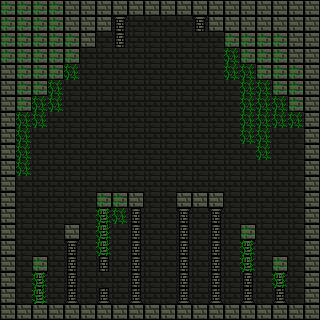

This is a level from a 2D game, rendered from its Tiled map with the project's own tilesets. A one-line summary and the complete map file follow:
An orthogonal 20x20 tile map with 16x16 px tiles, 3 tile layers (MainLayer, DecorationLayer, DecorationOverlay) and 2 objects (2x class).

<map version="1.0" orientation="orthogonal" width="20" height="20" tilewidth="16" tileheight="16">
 <tileset firstgid="1" name="default" tilewidth="16" tileheight="16">
  <image source="tileset.png" width="128" height="16" />
  <tile id="3">
   <properties>
    <property name="path" value="assets/demo/tileset.png" />
   </properties>
  </tile>
 </tileset>
 <layer name="MainLayer" width="20" height="20">
  <data encoding="csv">
8,8,8,8,7,7,7,7,7,7,7,7,7,7,7,7,7,7,7,7,
8,8,8,8,7,7,7,6,6,6,6,6,6,7,7,7,7,7,7,7,
8,8,8,8,8,7,6,6,6,6,6,6,6,6,8,8,8,8,7,7,
8,8,8,8,8,6,6,6,6,6,6,6,6,6,6,8,8,8,7,7,
7,8,8,8,6,6,6,6,6,6,6,6,6,6,6,6,8,8,8,7,
7,8,8,6,6,6,6,6,6,6,6,6,6,6,6,6,6,8,8,7,
7,8,6,6,6,6,6,6,6,6,6,6,6,6,6,6,6,6,8,7,
7,6,6,6,6,6,6,6,6,6,6,6,6,6,6,6,6,6,6,7,
7,6,6,6,6,6,6,6,6,6,6,6,6,6,6,6,6,6,6,7,
7,6,6,6,6,6,6,6,6,6,6,6,6,6,6,6,6,6,6,7,
7,6,6,6,6,6,6,6,6,6,6,6,6,6,6,6,6,6,6,7,
7,6,6,6,6,6,6,6,6,6,6,6,6,6,6,6,6,6,6,7,
7,6,6,6,6,6,8,8,7,6,6,7,7,7,6,6,6,6,6,7,
7,6,6,6,6,6,6,6,6,6,6,6,6,6,6,6,6,6,6,7,
7,6,6,6,7,6,6,6,6,6,6,6,6,6,6,8,6,6,6,7,
7,6,6,6,6,6,6,6,6,6,6,6,6,6,6,6,6,6,6,7,
7,6,8,6,6,6,6,6,6,6,6,6,6,6,6,6,6,8,6,7,
7,6,6,6,6,6,6,6,6,6,6,6,6,6,6,6,6,6,6,7,
7,6,6,6,6,6,6,6,6,6,6,6,6,6,6,6,6,6,6,7,
7,7,7,7,7,7,7,7,7,7,7,7,7,7,7,7,7,7,7,7
</data>
 </layer>
 <layer name="DecorationLayer" width="20" height="20">
  <properties>
   <property name="solid" value="0" />
  </properties>
  <data encoding="csv">
1,1,1,1,1,1,1,1,1,1,1,1,1,1,1,1,1,1,1,1,
1,1,1,1,1,1,1,4,1,1,1,1,4,1,1,1,1,1,1,1,
1,1,1,1,1,1,1,3,1,1,1,1,1,1,1,1,1,1,1,1,
1,1,1,1,1,1,1,1,1,1,1,1,1,1,1,1,1,1,1,1,
1,1,1,1,1,1,1,1,1,1,1,1,1,1,1,1,1,1,1,1,
1,1,1,1,1,1,1,1,1,1,1,1,1,1,1,1,1,1,1,1,
1,1,1,1,1,1,1,1,1,1,1,1,1,1,1,1,1,1,1,1,
1,1,1,1,1,1,1,1,1,1,1,1,1,1,1,1,1,1,1,1,
1,1,1,1,1,1,1,1,1,1,1,1,1,1,1,1,1,1,1,1,
1,1,1,1,1,1,1,1,1,1,1,1,1,1,1,1,1,1,1,1,
1,1,1,1,1,1,1,1,1,1,1,1,1,1,1,1,1,1,1,1,
1,1,1,1,1,1,1,1,1,1,1,1,1,1,1,1,1,1,1,1,
1,1,1,1,1,1,1,1,1,1,1,1,1,1,1,1,1,1,1,1,
1,1,1,1,1,1,4,1,3,1,1,4,1,4,1,1,1,1,1,1,
1,1,1,1,1,1,3,1,3,1,1,3,1,3,1,1,1,1,1,1,
1,1,1,1,4,1,3,1,3,1,1,3,1,3,1,4,1,1,1,1,
1,1,1,1,3,1,3,1,3,1,1,3,1,3,1,3,1,1,1,1,
1,1,4,1,3,1,1,1,3,1,1,3,1,3,1,3,1,4,1,1,
1,1,2,1,2,1,2,1,2,1,1,2,1,2,1,2,1,2,1,1,
1,1,1,1,1,1,1,1,1,1,1,1,1,1,1,1,1,1,1,1
</data>
 </layer>
 <layer name="DecorationOverlay" width="20" height="20">
  <properties>
   <property name="solid" value="0" />
   <property name="tileset" value="default" />
  </properties>
  <data encoding="csv">
1,1,1,1,1,1,1,1,1,1,1,1,1,1,1,1,1,1,1,1,
1,1,1,1,1,1,1,1,1,1,1,1,1,1,1,1,1,1,1,1,
1,1,1,1,1,1,1,1,1,1,1,1,1,1,1,1,1,1,1,1,
1,1,1,1,1,1,1,1,1,1,1,1,1,1,5,1,1,1,1,1,
1,1,1,1,5,1,1,1,1,1,1,1,1,1,5,5,1,1,1,1,
1,1,1,5,1,1,1,1,1,1,1,1,1,1,1,5,5,1,1,1,
1,1,5,5,1,1,1,1,1,1,1,1,1,1,1,5,5,5,1,1,
1,5,5,1,1,1,1,1,1,1,1,1,1,1,1,5,5,5,5,1,
1,5,1,1,1,1,1,1,1,1,1,1,1,1,1,5,5,1,1,1,
1,5,1,1,1,1,1,1,1,1,1,1,1,1,1,1,5,1,1,1,
1,5,1,1,1,1,1,1,1,1,1,1,1,1,1,1,1,1,1,1,
1,1,1,1,1,1,1,1,1,1,1,1,1,1,1,1,1,1,1,1,
1,1,1,1,1,1,1,1,1,1,1,1,1,1,1,1,1,1,1,1,
1,1,1,1,1,1,5,5,1,1,1,1,1,1,1,1,1,1,1,1,
1,1,1,1,1,1,5,1,1,1,1,1,1,1,1,1,1,1,1,1,
1,1,1,1,1,1,5,1,1,1,1,1,1,1,1,5,1,1,1,1,
1,1,1,1,1,1,1,1,1,1,1,1,1,1,1,5,1,1,1,1,
1,1,5,1,1,1,1,1,1,1,1,1,1,1,1,1,1,5,1,1,
1,1,5,1,1,1,1,1,1,1,1,1,1,1,1,1,1,1,1,1,
1,1,1,1,1,1,1,1,1,1,1,1,1,1,1,1,1,1,1,1
</data>
 </layer>
 <objectgroup name="ObjectLayer" width="20" height="20">
  <object name="Test" type="class" x="96" y="176" width="16" height="16" />
  <object name="Test" type="class" x="208" y="176" width="16" height="16" />
 </objectgroup>
</map>
